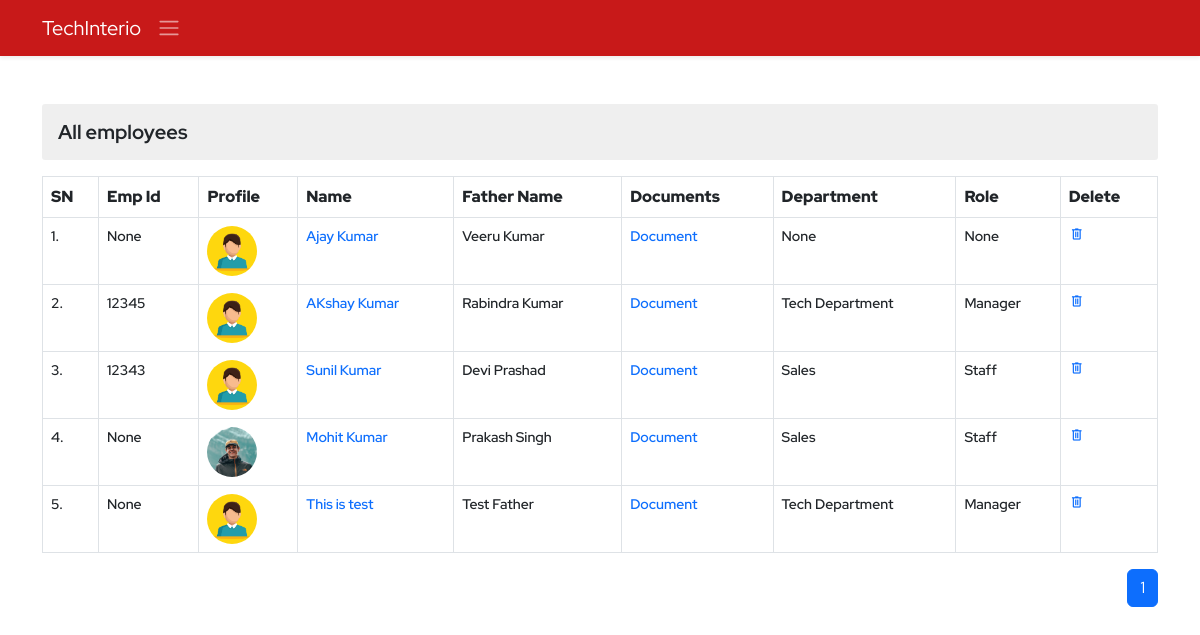
The page /ems/employee-view/ (signed in) on the database as committed earlier.
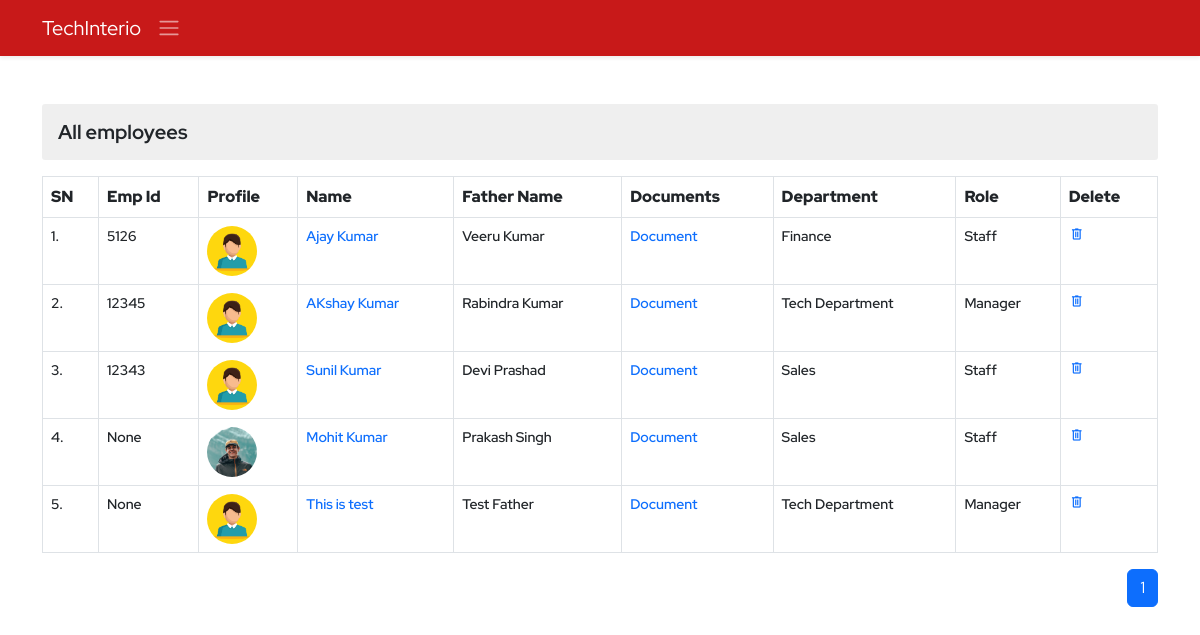
The same page on the database as committed later.
### ems/models.py (models this page shows, shortened)
class Employee(models.Model):
    empid=models.AutoField(primary_key=True)
    employeeid=models.IntegerField(unique=True, null=True, blank=True)
    user=models.OneToOneField(User,on_delete=models.CASCADE)
    name=models.CharField(max_length=50)
    father_name=models.CharField(max_length=50)
    mother_name=models.CharField(max_length=50,null=True,blank=True)
    avtar=models.ImageField(upload_to='employee_profile_images', blank=True , default='profile.jpg')
    dob=models.DateField()
    email=models.EmailField(max_length=100)
    mobile_no=models.IntegerField()
    emergency_mobile_no=models.IntegerField(null=True,blank=True)
    address=models.OneToOneField(Address, on_delete=models.CASCADE,blank=True, null=True,)
    designation=models.CharField(max_length=70,null=True, blank=True)
    role=models.ForeignKey(Role, on_delete=models.SET_NULL,blank=True, null=True,)
    department=models.ForeignKey(Department, on_delete=models.SET_NULL,blank=True, null=True,)
    joining_date=models.DateField(null=True, blank=True)
    status=models.CharField(max_length=15)
    @property
    def imageURL(self):
        try:
            url=self.avtar.url
        except:
            url=''
        return url

class Department(models.Model):
    name=models.CharField(max_length=70, unique=True)
    description=models.TextField(max_length=200)
    created_at = models.DateTimeField(auto_now_add=True,blank=True,null=True)
    updated_at = models.DateTimeField(auto_now=True,blank=True,null=True)
    def __str__(self):
        return self.name

class Role(models.Model):
    name=models.CharField(max_length=70, unique=True)
    description=models.TextField(max_length=200)
    created_at = models.DateTimeField(auto_now_add=True,blank=True,null=True)
    updated_at = models.DateTimeField(auto_now=True,blank=True,null=True)
    def __str__(self):
        return self.name

### ems/views.py (the view)
# urls.py: path('employee-view/',viewEmployee,name='employee-view'),
@login_required()
def viewEmployee(request):
    context = {}
    try:
        if not request.user.is_superuser:
            profile_obj=Employee.objects.get(user=request.user)
            context['profile']=profile_obj
        employees = Employee.objects.all().order_by('-empid')
        paginator=Paginator(employees,10)
        page_no=request.GET.get('page')
        total_pages=paginator.page_range
        employeepages=paginator.get_page(page_no)
        context['pages']=total_pages
        context['employees'] = employeepages
    except Exception as e:
        print('View Employee Exception : ', e)
    return render(request, 'ems/view_employee.html', context)

### ems/templates/ems/view_employee.html (shortened to what this page needs)
{% extends './base.html' %}
{% block body %}
<div class="container py-4">
    <div class="row d-flex align-items-center justify-content-center">
        <div class="col-12 overflow-auto">
            <h3 class="my-3 derpartment-title">All employees</h3>
            <table class="table table-bordered department-table">
                <tr>
                    <th>SN</th>
                    <th>Emp Id</th>
                    <th>Profile</th>
                    <th>Name</th>
                    <th>Father Name</th>
                    <th>Documents</th>
                    <th>Department</th>
                    <th>Role</th>
                    <th>Delete</th>
                </tr>
                {% for employee in employees %}
                <tr>
                    <td>{{forloop.counter}}.</td>
                    <td>{{employee.employeeid}}</td>
                    <td>
                        <img src="{{employee.imageURL}}" alt="" class="profile-pic">
                    </td>
                    <td><a class="" href="{% url 'ems:employee-detail' employee.empid %}">{{employee.name}}</a></td>
                    <td>{{employee.father_name}}</td>
                    <td><a href="{% url 'ems:employee-document' employee.empid %}">Document</a></td>
                    <td>{{employee.department}}</td>
                    <td>{{employee.role}}</td>
                    <td><a href="{% url 'ems:employee-delete' employee.empid %}" class="delete"><span class="material-symbols-outlined">
                        delete</span></a></td>
                </tr>
                {% endfor %}
            </table>
            <nav aria-label="Page navigation example">
                <ul class="pagination justify-content-end">
                    {% if pages %}
                    {% for p in pages %}
                    {% if p == employees.number %}
                    <li class="page-item active" aria-current="page"><a class="page-link "
                            href="?page={{p}}">{{p}}</a></li>
                    {% else %}
                    <li class="page-item "><a class="page-link" href="?page={{p}}">{{p}}</a></li>
                    {% endif %}
                    {% endfor %}
                    {% endif %}
                </ul>
            </nav>
        </div>
    </div>
</div>
{% endblock body %}

Rows that differ between the two databases and show on the page:
changed Employee "Ajay Kumar": employeeid "None" → "5126"; department "None" → "Finance"; role "None" → "Staff"
